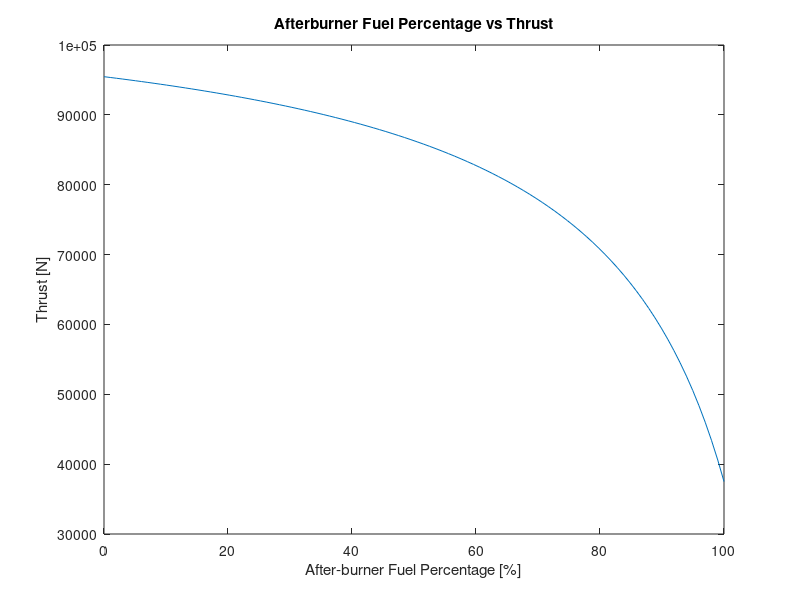
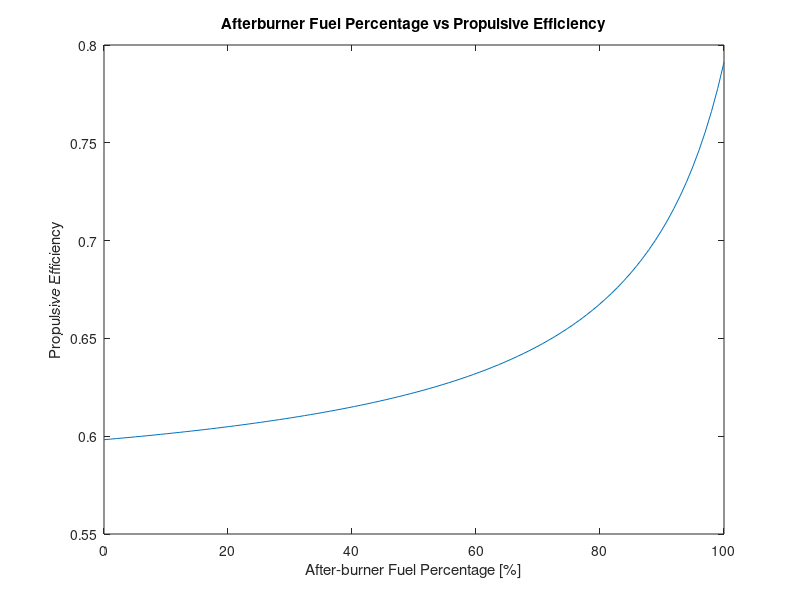
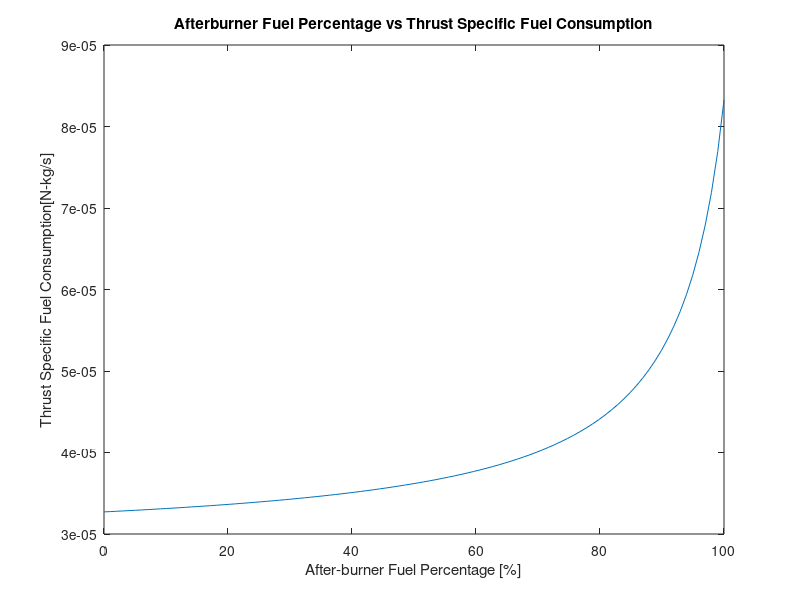
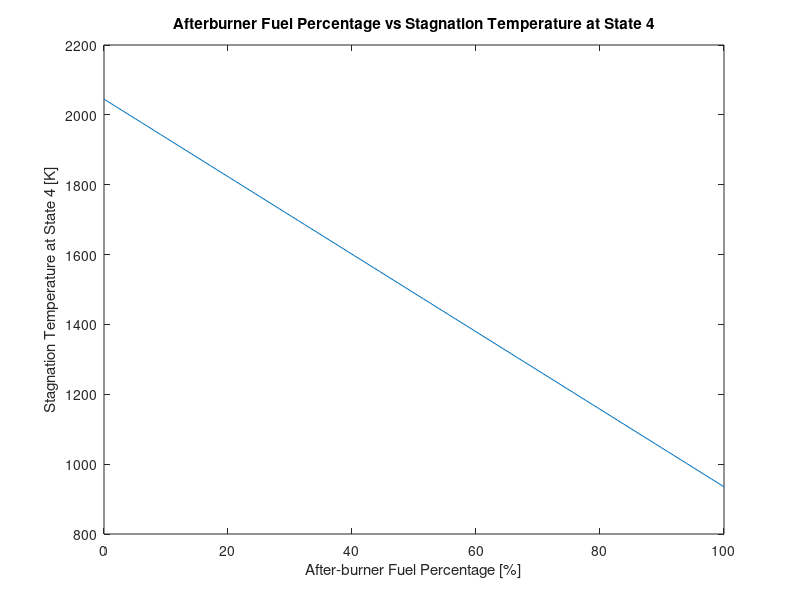

MATLAB code to generate these figures, in order:
%% Brandon Lim HW8 Script
clear, clc, close all
format longg

% Problem Variables
Mo = 2;
To = 216.65; %k
Po = 11000; %Pa
rp = 15.5;
etaC = 0.85;
etaT = 0.9;
etaN = 1;
LHV = 43 * 10^6; %Mg/kg
FAst = 0.067;
phi = 0.387;
gamma = 1.4;
R = 287; %j/kgK
cv = R/(gamma-1); %J/kgK
cp = gamma*cv; %J/kgK
D = 1.212; %m

%First Oblique Shock
theta1 = 10; %deg
beta1 = 39.32; %deg
%Second Oblique Shock
theta2 = 10; %deg
beta2 = 49.4; %deg

%Calculating Inlet Velocity 
    Uo = Mo.*sqrt(gamma .* R .* To);  %m/s
    Tost = To.*(1+((gamma-1)./2) .* (Mo.^2)); % K
    Post = Po .* (1 + ((gamma-1)./2) .* Mo.^2)^(gamma./(gamma-1)); %Pa

%Calculating Mass Flow Rate
    A = (pi./4) .* D.^2; %m^2
    rho = Po./(R.*To); %kg/m^3
    mDot = rho .* Uo .* A; %kg/s

%Calculating Mach number after first oblique shock
    Mno = Mo .* sind(beta1);
    Mn11 = sqrt((Mno.^2 + (2./(gamma-1)))./(((2.*gamma)./(gamma-1)) .* (Mno.^2)-1));
    M11 = Mn11./(sind(beta1 - theta1));

%Calculating Tst1.1 & Pst1.1
    Tst11 = Tost;
    Pst11 = Post .* (((((gamma+1)./2) .* Mo.^2 .* (sind(beta1)).^2)./(1+((gamma-1)./2) .* Mo.^2 .* (sind(beta1)).^2) ).^(gamma./(gamma-1))) .* ((1./ (((2.*gamma)./(gamma+1)) .* Mo.^2 .* (sind(beta1)).^2 -((gamma-1)./(gamma+1)))).^(1/(gamma-1))); %Pa
    
%Calculating Mach number after second oblique shock
    Mn11n2 = M11 .* sind(beta2);
    Mn12 = sqrt((Mn11n2.^2 + (2./(gamma-1)))./(((2.*gamma)./(gamma-1)) .* (Mn11n2.^2)-1));
    M12 = Mn12 ./ sind(beta2-theta2);

%Calculating Tst1.2 & Pst1.2
    Tst12 = Tst11;
    Pst12 = Pst11 .* (((((gamma+1)./2) .* M11.^2 .* (sind(beta2)).^2)./(1+((gamma-1)./2) .* M11.^2 .* (sind(beta2)).^2) ).^(gamma./(gamma-1))) .* ((1./ (((2.*gamma)./(gamma+1)) .* M11.^2 .* (sind(beta2)).^2 -((gamma-1)./(gamma+1)))).^(1/(gamma-1))); %Pa

%Calculating M2
    M2 = sqrt(((M12.^2) + (2./(gamma-1))) ./ (((2.*gamma)./(gamma-1)) .* (M12.^2) - 1));

%Calculating Tt2 & Pt2
    Tst2 = Tst12;
    Pst2 = Pst12 .* (((((gamma+1)./2) .* (M12.^2)) ./ (1 + ((gamma-1)/2) .* (M12.^2))) .^ (gamma./(gamma-1))) .* ((1 ./ (((2.*gamma)./(gamma + 1)) .* (M12.^2) - ((gamma-1)./(gamma+1)))).^(1./(gamma-1))); 

%State 2 to 3
    Tst3 = Tst2 .* (1 + (1./etaC) .* (rp.^((gamma-1)./gamma)-1)); %K
    Pst3 = rp .* Pst2; %Pa
%State 3 to 4
    Pst4 = Pst3; %Pa
    Tst4 = Tst3 + (phi.*FAst.*LHV)./cp; %K
%State 4 to 5
    Tst5 = Tst4 - (Tst2./etaC) .* ((rp.^((gamma-1)./gamma)) - 1);
    Pst5 = Pst4 .* ((1 - (1./(etaC .* etaT)).*(Tst2./Tst4).*((rp.^((gamma-1)./gamma)) - 1)).^(gamma./(gamma-1)));
%State 5 to 6 (No fuel fed into after burner)
    Tst6 = Tst5;
    Pst6 = Pst5;

%Calculating Exhaust Velocity
    Ve = sqrt(2.*(gamma./(gamma-1)).*etaN.*R.*Tst5.*(1-(Po./Pst5).^((gamma-1)./gamma)));

%Calculating Thrust
    T = mDot .* (Ve - Uo);
%Calculating Propuslive Efficiency
    etaP = (2*Uo)./(Ve + Uo);
%Calculating thrust specific fueld consumption
    mDotf = phi .* FAst .* mDot;
    tsfc = mDotf./T;

%% h
clear, clc, close all
format longg

% Problem Variables
Mo = 2;
To = 216.65; %k
Po = 11000; %Pa
rp = 15.5;
etaC = 0.85;
etaT = 0.9;
etaN = 1;
LHV = 43 * 10^6; %Mg/kg
FAst = 0.067;
phi = 0.387/2;
phiAB = phi;
gamma = 1.4;
R = 287; %j/kgK
cv = R/(gamma-1); %J/kgK
cp = gamma*cv; %J/kgK
D = 1.212; %m

%First Oblique Shock
theta1 = 10; %deg
beta1 = 39.32; %deg
%Second Oblique Shock
theta2 = 10; %deg
beta2 = 49.4; %deg

%Calculating Inlet Velocity 
    Uo = Mo.*sqrt(gamma .* R .* To);  %m/s
    Tost = To.*(1+((gamma-1)./2) .* (Mo.^2)); % K
    Post = Po .* (1 + ((gamma-1)./2) .* Mo.^2)^(gamma./(gamma-1)); %Pa

%Calculating Mass Flow Rate
    A = (pi./4) .* D.^2; %m^2
    rho = Po./(R.*To); %kg/m^3
    mDot = rho .* Uo .* A; %kg/s

%Calculating Mach number after first oblique shock
    Mno = Mo .* sind(beta1);
    Mn11 = sqrt((Mno.^2 + (2./(gamma-1)))./(((2.*gamma)./(gamma-1)) .* (Mno.^2)-1));
    M11 = Mn11./(sind(beta1 - theta1));

%Calculating Tst1.1 & Pst1.1
    Tst11 = Tost;
    Pst11 = Post .* (((((gamma+1)./2) .* Mo.^2 .* (sind(beta1)).^2)./(1+((gamma-1)./2) .* Mo.^2 .* (sind(beta1)).^2) ).^(gamma./(gamma-1))) .* ((1./ (((2.*gamma)./(gamma+1)) .* Mo.^2 .* (sind(beta1)).^2 -((gamma-1)./(gamma+1)))).^(1/(gamma-1))); %Pa
    
%Calculating Mach number after second oblique shock
    Mn11n2 = M11 .* sind(beta2);
    Mn12 = sqrt((Mn11n2.^2 + (2./(gamma-1)))./(((2.*gamma)./(gamma-1)) .* (Mn11n2.^2)-1));
    M12 = Mn12 ./ sind(beta2-theta2);

%Calculating Tst1.2 & Pst1.2
    Tst12 = Tst11;
    Pst12 = Pst11 .* (((((gamma+1)./2) .* M11.^2 .* (sind(beta2)).^2)./(1+((gamma-1)./2) .* M11.^2 .* (sind(beta2)).^2) ).^(gamma./(gamma-1))) .* ((1./ (((2.*gamma)./(gamma+1)) .* M11.^2 .* (sind(beta2)).^2 -((gamma-1)./(gamma+1)))).^(1/(gamma-1))); %Pa

%Calculating M2
    M2 = sqrt(((M12.^2) + (2./(gamma-1))) ./ (((2.*gamma)./(gamma-1)) .* (M12.^2) - 1));

%Calculating Tt2 & Pt2
    Tst2 = Tst12;
    Pst2 = Pst12 .* (((((gamma+1)./2) .* (M12.^2)) ./ (1 + ((gamma-1)/2) .* (M12.^2))) .^ (gamma./(gamma-1))) .* ((1 ./ (((2.*gamma)./(gamma + 1)) .* (M12.^2) - ((gamma-1)./(gamma+1)))).^(1./(gamma-1))); 

%State 2 to 3
    Tst3 = Tst2 .* (1 + (1./etaC) .* (rp.^((gamma-1)./gamma)-1)); %K
    Pst3 = rp .* Pst2; %Pa
%State 3 to 4
    Pst4 = Pst3; %Pa
    Tst4 = Tst3 + (phi.*FAst.*LHV)./cp; %K
%State 4 to 5
    Tst5 = Tst4 - (Tst2./etaC) .* ((rp.^((gamma-1)./gamma)) - 1);
    Pst5 = Pst4 .* ((1 - (1./(etaC .* etaT)).*(Tst2./Tst4).*((rp.^((gamma-1)./gamma)) - 1)).^(gamma./(gamma-1)));
%State 5 to 6 (No fuel fed into after burner)
    Tst6 = Tst5 + ((phiAB.*FAst.*LHV)./cp);
    Pst6 = Pst5;

%Calculating Exhaust Velocity
    Ve = sqrt(2.*(gamma./(gamma-1)).*etaN.*R.*Tst6.*(1-(Po./Pst5).^((gamma-1)./gamma)));

%Calculating Thrust
    T = mDot .* (Ve - Uo);
%Calculating Propuslive Efficiency
    etaP = (2*Uo)./(Ve + Uo);
%Calculating thrust specific fueld consumption
    mDotf = phi*2 .* FAst .* mDot;
    tsfc = mDotf./T;

%% i
clear, clc, close all
format longg

% Problem Variables
Mo = 2;
To = 216.65; %k
Po = 11000; %Pa
rp = 15.5;
etaC = 0.85;
etaT = 0.9;
etaN = 1;
LHV = 43 * 10^6; %Mg/kg
FAst = 0.067;
phi = 0.387.*linspace(1,0,100);
phiAB = 0.387.*linspace(0,1,100);
gamma = 1.4;
R = 287; %j/kgK
cv = R/(gamma-1); %J/kgK
cp = gamma*cv; %J/kgK
D = 1.212; %m
PF = 0.25;

%First Oblique Shock
theta1 = 10; %deg
beta1 = 39.32; %deg
%Second Oblique Shock
theta2 = 10; %deg
beta2 = 49.4; %deg

%Calculating Inlet Velocity 
    Uo = Mo.*sqrt(gamma .* R .* To);  %m/s
    Tost = To.*(1+((gamma-1)./2) .* (Mo.^2)); % K
    Post = Po .* (1 + ((gamma-1)./2) .* Mo.^2)^(gamma./(gamma-1)); %Pa

%Calculating Mass Flow Rate
    A = (pi./4) .* D.^2; %m^2
    rho = Po./(R.*To); %kg/m^3
    mDot = rho .* Uo .* A; %kg/s

%Calculating Mach number after first oblique shock
    Mno = Mo .* sind(beta1);
    Mn11 = sqrt((Mno.^2 + (2./(gamma-1)))./(((2.*gamma)./(gamma-1)) .* (Mno.^2)-1));
    M11 = Mn11./(sind(beta1 - theta1));

%Calculating Tst1.1 & Pst1.1
    Tst11 = Tost;
    Pst11 = Post .* (((((gamma+1)./2) .* Mo.^2 .* (sind(beta1)).^2)./(1+((gamma-1)./2) .* Mo.^2 .* (sind(beta1)).^2) ).^(gamma./(gamma-1))) .* ((1./ (((2.*gamma)./(gamma+1)) .* Mo.^2 .* (sind(beta1)).^2 -((gamma-1)./(gamma+1)))).^(1/(gamma-1))); %Pa
    
%Calculating Mach number after second oblique shock
    Mn11n2 = M11 .* sind(beta2);
    Mn12 = sqrt((Mn11n2.^2 + (2./(gamma-1)))./(((2.*gamma)./(gamma-1)) .* (Mn11n2.^2)-1));
    M12 = Mn12 ./ sind(beta2-theta2);

%Calculating Tst1.2 & Pst1.2
    Tst12 = Tst11;
    Pst12 = Pst11 .* (((((gamma+1)./2) .* M11.^2 .* (sind(beta2)).^2)./(1+((gamma-1)./2) .* M11.^2 .* (sind(beta2)).^2) ).^(gamma./(gamma-1))) .* ((1./ (((2.*gamma)./(gamma+1)) .* M11.^2 .* (sind(beta2)).^2 -((gamma-1)./(gamma+1)))).^(1/(gamma-1))); %Pa

%Calculating M2
    M2 = sqrt(((M12.^2) + (2./(gamma-1))) ./ (((2.*gamma)./(gamma-1)) .* (M12.^2) - 1));

%Calculating Tt2 & Pt2
    Tst2 = Tst12;
    Pst2 = Pst12 .* (((((gamma+1)./2) .* (M12.^2)) ./ (1 + ((gamma-1)/2) .* (M12.^2))) .^ (gamma./(gamma-1))) .* ((1 ./ (((2.*gamma)./(gamma + 1)) .* (M12.^2) - ((gamma-1)./(gamma+1)))).^(1./(gamma-1))); 

%State 2 to 3
    Tst3 = Tst2 .* (1 + (1./etaC) .* (rp.^((gamma-1)./gamma)-1)); %K
    Pst3 = rp .* Pst2; %Pa
%State 3 to 4
    Pst4 = Pst3; %Pa
    Tst4 = Tst3 + (phi.*FAst.*LHV)./cp; %K
%State 4 to 5
    Tst5 = Tst4 - (Tst2./etaC) .* ((rp.^((gamma-1)./gamma)) - 1);
    Pst5 = Pst4 .* ((1 - (1./(etaC .* etaT)).*(Tst2./Tst4).*((rp.^((gamma-1)./gamma)) - 1)).^(gamma./(gamma-1)));
%State 5 to 6 (No fuel fed into after burner)
    Tst6 = Tst5 + ((phiAB.*FAst.*LHV)./cp);
    Pst6 = Pst5;

%Calculating Exhaust Velocity
    Ve = sqrt(2.*(gamma./(gamma-1)).*etaN.*R.*Tst6.*(1-(Po./Pst5).^((gamma-1)./gamma)));

%Calculating Thrust
    T = mDot .* (Ve - Uo);
%Calculating Propuslive Efficiency
    etaP = (2*Uo)./(Ve + Uo);
%Calculating thrust specific fueld consumption
    mDotf = 0.387.* FAst .* mDot;
    tsfc = mDotf./T;

figure
plot(linspace(0,1,100).*100, T)
title("Afterburner Fuel Percentage vs Thrust"); xlabel("After-burner Fuel Percentage [%]"); ylabel("Thrust [N]")

figure 
plot(linspace(0,1,100).*100, etaP)
title("Afterburner Fuel Percentage vs Propulsive Efficiency"); xlabel("After-burner Fuel Percentage [%]"); ylabel("Propulsive Efficiency")

figure 
plot(linspace(0,1,100).*100,tsfc)
title("Afterburner Fuel Percentage vs Thrust Specific Fuel Consumption"); xlabel("After-burner Fuel Percentage [%]"); ylabel("Thrust Specific Fuel Consumption[N-kg/s]")

figure 
plot(linspace(0,1,100).*100,Tst4)
title("Afterburner Fuel Percentage vs Stagnation Temperature at State 4"); xlabel("After-burner Fuel Percentage [%]"); ylabel("Stagnation Temperature at State 4 [K]")

figure 
plot(linspace(0,1,100).*100,Tst6)
title("Afterburner Fuel Percentage vs Stagnation Temperature at State 6"); xlabel("After-burner Fuel Percentage [%]"); ylabel("Stagnation Temperature at State 6 [K]")

TtMax = PF* (1750-Tst3) + 1750;

TstMax = PF .* (Tst4 - Tst3) + Tst4;

figure 
plot(linspace(0,1,100).*100,TstMax)
title("Afterburner Fuel Percentage vs Max Stagnation Temperature"); xlabel("After-burner Fuel Percentage [%]"); ylabel("Max Stagnation Temperature [K]")

Tt4_tmax = (1750+(Tst3*PF))/(PF+1)
%% Problem 2
clear, clc, close all
format longg

% Problem Variables
Mo = linspace(2,4.5,100);
To = 216.65; %k
Po = 11000; %Pa
rp = 15.5;
etaC = 0.85;
etaT = 0.9;
etaN = 1;
LHV = 43 * 10^6; %Mg/kg
FAst = 0.067;
phi = 0.387;
gamma = 1.4;
R = 287; %j/kgK
cv = R/(gamma-1); %J/kgK
cp = gamma*cv; %J/kgK
D = 1.212; %m

%First Oblique Shock
theta1 = 10; %deg
beta1 = -1.556.*Mo.^3 + 18.66.*Mo.^2 -77.21.*Mo + 132.5; %deg
%Second Oblique Shock
theta2 = 10; %deg

%Calculating Inlet Velocity 
    Uo = Mo.*sqrt(gamma .* R .* To);  %m/s
    Tost = To.*(1+((gamma-1)./2) .* (Mo.^2)); % K
    Post = Po .* (1 + ((gamma-1)./2) .* Mo.^2).^(gamma./(gamma-1)); %Pa

%Calculating Mass Flow Rate
    A = (pi./4) .* D.^2; %m^2
    rho = Po./(R.*To); %kg/m^3
    mDot = rho .* Uo .* A; %kg/s

%Calculating Mach number after first oblique shock
    Mno = Mo .* sind(beta1);
    Mn11 = sqrt((Mno.^2 + (2./(gamma-1)))./(((2.*gamma)./(gamma-1)) .* (Mno.^2)-1));
    M11 = Mn11./(sind(beta1 - theta1));
    beta2 = -1.556.*M11.^3 + 18.66.*M11.^2 -77.21.*M11 + 132.5; %deg

%Calculating Tst1.1 & Pst1.1
    Tst11 = Tost;
    Pst11 = Post .* (((((gamma+1)./2) .* Mo.^2 .* (sind(beta1)).^2)./(1+((gamma-1)./2) .* Mo.^2 .* (sind(beta1)).^2) ).^(gamma./(gamma-1))) .* ((1./ (((2.*gamma)./(gamma+1)) .* Mo.^2 .* (sind(beta1)).^2 -((gamma-1)./(gamma+1)))).^(1/(gamma-1))); %Pa
    
%Calculating Mach number after second oblique shock
    Mn11n2 = M11 .* sind(beta2);
    Mn12 = sqrt((Mn11n2.^2 + (2./(gamma-1)))./(((2.*gamma)./(gamma-1)) .* (Mn11n2.^2)-1));
    M12 = Mn12 ./ sind(beta2-theta2);

%Calculating Tst1.2 & Pst1.2
    Tst12 = Tst11;
    Pst12 = Pst11 .* (((((gamma+1)./2) .* M11.^2 .* (sind(beta2)).^2)./(1+((gamma-1)./2) .* M11.^2 .* (sind(beta2)).^2) ).^(gamma./(gamma-1))) .* ((1./ (((2.*gamma)./(gamma+1)) .* M11.^2 .* (sind(beta2)).^2 -((gamma-1)./(gamma+1)))).^(1/(gamma-1))); %Pa

%Calculating M2
    M2 = sqrt(((M12.^2) + (2./(gamma-1))) ./ (((2.*gamma)./(gamma-1)) .* (M12.^2) - 1));

%Calculating Tt2 & Pt2
    Tst2 = Tst12;
    Pst2 = Pst12 .* (((((gamma+1)./2) .* (M12.^2)) ./ (1 + ((gamma-1)/2) .* (M12.^2))) .^ (gamma./(gamma-1))) .* ((1 ./ (((2.*gamma)./(gamma + 1)) .* (M12.^2) - ((gamma-1)./(gamma+1)))).^(1./(gamma-1))); 

%State 2 to 3
    Tst3 = Tst2 .* (1 + (1./etaC) .* (rp.^((gamma-1)./gamma)-1)); %K
    Pst3 = rp .* Pst2; %Pa
%State 3 to 4
    Pst4 = Pst3; %Pa
    Tst4 = Tst3 + (phi.*FAst.*LHV)./cp; %K
%State 4 to 5
    Tst5 = Tst4 - (Tst2./etaC) .* ((rp.^((gamma-1)./gamma)) - 1);
    Pst5 = Pst4 .* ((1 - (1./(etaC .* etaT)).*(Tst2./Tst4).*((rp.^((gamma-1)./gamma)) - 1)).^(gamma./(gamma-1)));
%State 5 to 6 (No fuel fed into after burner)
    Tst6 = Tst5;
    Pst6 = Pst5;

%Calculating Exhaust Velocity
    Ve = sqrt(2.*(gamma./(gamma-1)).*etaN.*R.*Tst5.*(1-(Po./Pst5).^((gamma-1)./gamma)));

%Calculating Thrust
    T = mDot .* (Ve - Uo);
%Calculating Propuslive Efficiency
    etaP = (2*Uo)./(Ve + Uo);
%Calculating thrust specific fueld consumption
    mDotf = phi .* FAst .* mDot;
    tsfc = mDotf./T;

figure
plot(linspace(2,4.5,100), T)
title("Mach Number vs Thrust"); xlabel("Mach Number"); ylabel("Thrust [N]")

figure
plot(linspace(2,4.5,100), tsfc)
title("Mach Number vs Thrust Specific Fuel Consumption"); xlabel("Mach Number"); ylabel("Thrust Specific Fuel Consumption [N-kg/s]")


PtwoPone = (Pst2.*(1+ ((gamma-1)/2).*Mo.^2).^(gamma/(gamma-1)))./(Post.*(1+ ((gamma-1)/2).*M2.^2).^(gamma/(gamma-1)));

figure
plot(linspace(2,4.5,100), PtwoPone)
title("Mach Number vs Compression from Shock Waves"); xlabel("Mach Number"); ylabel("Compression from Shock Waves [P2/P1]")

%% Problem 3
clear, clc, close all
format longg

% Problem Variables
Mo = linspace(2,4.5,100);
To = 216.65; %k
Po = 11000; %Pa
rp = 15.5;
etaC = 0.85;
etaT = 0.9;
etaN = 1;
LHV = 43 * 10^6; %Mg/kg
FAst = 0.067;
phi = 0.387;
gamma = 1.4;
R = 287; %j/kgK
cv = R/(gamma-1); %J/kgK
cp = gamma*cv; %J/kgK
D = 1.212; %m

%First Oblique Shock
theta1 = 10; %deg
beta1 = -1.556.*Mo.^3 + 18.66.*Mo.^2 -77.21.*Mo + 132.5; %deg
%Second Oblique Shock
theta2 = 10; %deg

%Calculating Inlet Velocity 
    Uo = Mo.*sqrt(gamma .* R .* To);  %m/s
    Tost = To.*(1+((gamma-1)./2) .* (Mo.^2)); % K
    Post = Po .* (1 + ((gamma-1)./2) .* Mo.^2).^(gamma./(gamma-1)); %Pa

%Calculating Mass Flow Rate
    A = (pi./4) .* D.^2; %m^2
    rho = Po./(R.*To); %kg/m^3
    mDot = rho .* Uo .* A; %kg/s

%Calculating Mach number after first oblique shock
    Mno = Mo .* sind(beta1);
    Mn11 = sqrt((Mno.^2 + (2./(gamma-1)))./(((2.*gamma)./(gamma-1)) .* (Mno.^2)-1));
    M11 = Mn11./(sind(beta1 - theta1));
    beta2 = -1.556.*M11.^3 + 18.66.*M11.^2 -77.21.*M11 + 132.5; %deg

%Calculating Tst1.1 & Pst1.1
    Tst11 = Tost;
    Pst11 = Post .* (((((gamma+1)./2) .* Mo.^2 .* (sind(beta1)).^2)./(1+((gamma-1)./2) .* Mo.^2 .* (sind(beta1)).^2) ).^(gamma./(gamma-1))) .* ((1./ (((2.*gamma)./(gamma+1)) .* Mo.^2 .* (sind(beta1)).^2 -((gamma-1)./(gamma+1)))).^(1/(gamma-1))); %Pa
    
%Calculating Mach number after second oblique shock
    Mn11n2 = M11 .* sind(beta2);
    Mn12 = sqrt((Mn11n2.^2 + (2./(gamma-1)))./(((2.*gamma)./(gamma-1)) .* (Mn11n2.^2)-1));
    M12 = Mn12 ./ sind(beta2-theta2);

%Calculating Tst1.2 & Pst1.2
    Tst12 = Tst11;
    Pst12 = Pst11 .* (((((gamma+1)./2) .* M11.^2 .* (sind(beta2)).^2)./(1+((gamma-1)./2) .* M11.^2 .* (sind(beta2)).^2) ).^(gamma./(gamma-1))) .* ((1./ (((2.*gamma)./(gamma+1)) .* M11.^2 .* (sind(beta2)).^2 -((gamma-1)./(gamma+1)))).^(1/(gamma-1))); %Pa

%Calculating M2
    M2 = sqrt(((M12.^2) + (2./(gamma-1))) ./ (((2.*gamma)./(gamma-1)) .* (M12.^2) - 1));

%Calculating Tt2 & Pt2
    Tst2 = Tst12;
    Pst2 = Pst12 .* (((((gamma+1)./2) .* (M12.^2)) ./ (1 + ((gamma-1)/2) .* (M12.^2))) .^ (gamma./(gamma-1))) .* ((1 ./ (((2.*gamma)./(gamma + 1)) .* (M12.^2) - ((gamma-1)./(gamma+1)))).^(1./(gamma-1))); 

%State 5 to 6 (No fuel fed into after burner)
    Tst6 = Tst2 + ((phi.*FAst.*LHV)./cp);
    Pst6 = Pst2;

%Calculating Exhaust Velocity
    Ve = sqrt(2.*(gamma./(gamma-1)).*etaN.*R.*Tst6.*(1-(Po./Pst2).^((gamma-1)./gamma)));

%Calculating Thrust
    T = mDot .* (Ve - Uo);
%Calculating Propuslive Efficiency
    etaP = (2*Uo)./(Ve + Uo);
%Calculating thrust specific fueld consumption
    mDotf = phi .* FAst .* mDot;
    tsfc = mDotf./T;

figure
plot(linspace(2,4.5,100), T)
title("Mach Number vs Thrust"); xlabel("Mach Number"); ylabel("Thrust [N]")

figure
plot(linspace(2,4.5,100), tsfc)
title("Mach Number vs Thrust Specific Fuel Consumption"); xlabel("Mach Number"); ylabel("Thrust Specific Fuel Consumption [N-kg/s]")
